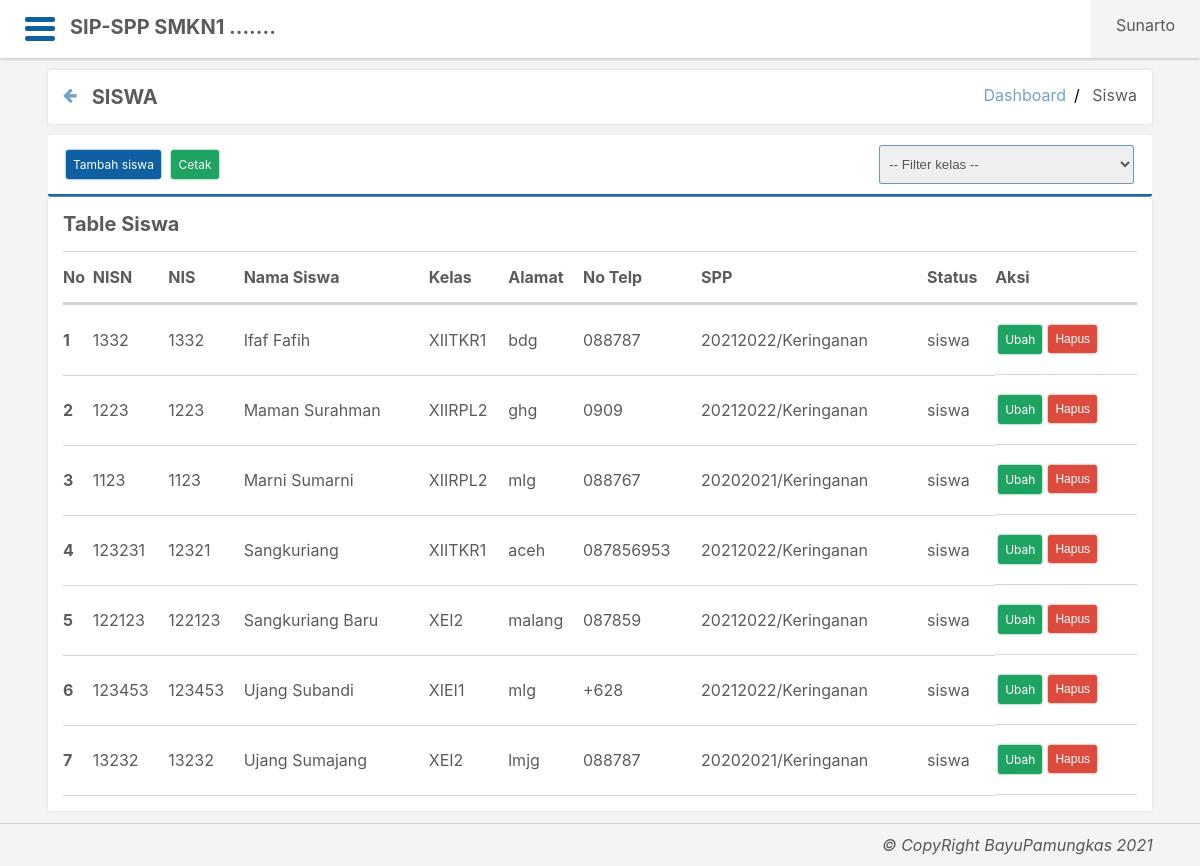
The page /siswa/datasiswa.php (signed in) on the database its author committed.
### tables this page shows
CREATE TABLE `tb_siswa` (
  `nisn` char(10) NOT NULL,
  `nis` char(8) NOT NULL,
  `nama_siswa` varchar(35) NOT NULL,
  `id_kelas` int(11) NOT NULL,
  `alamat` text NOT NULL,
  `no_telp` varchar(13) NOT NULL,
  `id_spp` int(11) NOT NULL,
  `status_siswa` varchar(15) NOT NULL
);

CREATE TABLE `tb_kelas` (
  `id_kelas` int(11) NOT NULL,
  `nama_kelas` varchar(10) NOT NULL,
  `kompetensi_keahlian` varchar(50) NOT NULL
);

CREATE TABLE `tb_spp` (
  `id_spp` int(11) NOT NULL,
  `tahun` int(11) NOT NULL,
  `nominal` int(11) NOT NULL,
  `keterangan` varchar(35) NOT NULL
);

### function/Siswa.php (called while the page is built, shortened)
<?php
class Siswa
{
    public function __construct()
    {
        global $koneksi;
        $auth = new Auth();
        $this->db = $koneksi;
    }
    public function ambil($limit = null)
    {
        if (isset($limit)) {
            $siswa = $this->db->query("SELECT * FROM tb_siswa ORDER BY id_kelas DESC LIMIT $limit");
        } else {
            $siswa = $this->db->query("SELECT * FROM tb_siswa
            JOIN tb_kelas ON tb_kelas.id_kelas = tb_siswa.id_kelas
            JOIN tb_spp ON tb_spp.id_spp = tb_siswa.id_spp
            ORDER BY nama_siswa ASC");
        }
        $datasiswa = [];
        while ($s = $siswa->fetch_assoc()) {
            $datasiswa[] = $s;
        }
        return $datasiswa;
    }
}

### function/Auth.php (called while the page is built, shortened)
<?php
class Auth
{
    public function ceklogin()
    {
        if (!isset($_SESSION['level'])) {
            header('location:' . url . 'masuk.php');
        } else {
            return true;
        }
    }
}

### public/siswa/datasiswa.php (the view, shortened to what this page needs)
<?php
$siswa = new Siswa();
$datasiswa = $siswa->ambil();
include '../template/header.php';
?>
<div class="container">
    <div class="row bg-p b-sd" style="padding: 15px;">
        <div class="tbl-back" style="margin-right:15px; color: #0f5ea395">
            <a style="cursor:pointer" onclick="window.history.back()">
                <i class="fa fa-arrow-left"></i>
            </a>
        </div>
        <div class="col">
            <h3 style="">SISWA</h3>
        </div>
        <div class="col">
            <ul class="breadcrumb">
                <li><a href="<?= url ?>">Dashboard</a></li>
                <li>Siswa</li>
            </ul>
        </div>
    </div>
    <div class="row bg-p" style="margin-top: 1%;">
        <div class=" col-1" style="border-bottom: 3px solid #0f5fa3 ; padding: 5px 15px">
            <div class="row" style="justify-content: space-between">
                <div class="col-2">
                    <?php if ($_SESSION['level'] == 'admin') : ?>
                        <a href="<?= url ?>siswa/tambahsiswa.php" class="tbl tbl-b">Tambah siswa</a>
                        <a id="tbl-cetak-siswa" href="<?= url ?>siswa/cetaksiswa.php" class="tbl tbl-h">Cetak</a>
                    <?php endif; ?>
                </div>
                <div class="col-3">
                    <form action="" method="get">
                        <div class="form-grup">
                            <select id="cari" type="text" name="" id="" class="form-kontrol" placeholder="Cari berdasarkan kelas" style="margin:5px 0 5px 0">
                                <option value="0">-- Filter kelas --</option>
                            </select>
                        </div>
                    </form>
                </div>
            </div>
        </div>
        <div class="col b-sd" style="padding: 15px">
            <h3 style="margin-bottom: 15px">Table Siswa</h3>
            <table id="data-tbl">
                <thead>
                    <tr>
                        <td>No</td>
                        <td>NISN</td>
                        <td>NIS</td>
                        <td>Nama Siswa</td>
                        <td>Kelas</td>
                        <td>Alamat</td>
                        <td>No Telp</td>
                        <td>SPP</td>
                        <td>Status</td>
                        <?php if ($_SESSION['level'] == 'admin') : ?>
                            <td>Aksi</td>
                        <?php endif; ?>
                    </tr>
                </thead>
                <tbody>
                    <?php foreach ($datasiswa as $key => $value) : ?>
                        <tr>
                            <td><?= $key + 1 ?></td>
                            <td><?= $value['nisn'] ?></td>
                            <td><?= $value['nis'] ?></td>
                            <td><?= $value['nama_siswa'] ?></td>
                            <td><?= $value['nama_kelas'] ?></td>
                            <td><?= $value['alamat'] ?></td>
                            <td><?= $value['no_telp'] ?></td>
                            <td><?= $value['tahun'] . '/' . $value['keterangan'] ?></td>
                            <td><?= $value['status_siswa'] ?></td>
                            <?php if ($_SESSION['level'] == 'admin') : ?>
                                <td>
                                    <a class="tbl tbl-h" href="<?= url ?>siswa/ubahsiswa.php?nisn=<?= $value['nisn'] ?>">Ubah</a>
                                    <form action="" method="post">
                                        <button class="tbl tbl-m" type="submit" name="submit" value="hapus" onclick="konfirmasi(event, 'Anda yakin ingin menghapus data '+<?= $value['nama_siswa'] ?>)">Hapus</button>
                                    </form>
                                </td>
                            <?php endif; ?>
                        </tr>
                    <?php endforeach; ?>
                </tbody>
            </table>
        </div>
    </div>
</div>
<?php include '../template/footer.php'; ?>

### public/assets/custom.style.css (style rules this page uses)
* { margin: 0; padding: 0; }
body { background-color: #f4f4f4; color: rgba(0, 0, 0, 0.645); font-family: -apple-system, BlinkMacSystemFont, "Segoe UI", Roboto, Oxygen, Ubuntu, Cantarell, "Open Sans", "Helvetica Neue", sans-serif; }
a { text-decoration: none; }
.container { margin: 0 3%; padding: 1%; }
.b-sd { box-shadow: 0 0 3px #d3d3d3; }
.row { display: flex; flex-wrap: wrap; border-radius: 3px; }
.col { width: 100%; flex-basis: 0; flex: 1; border-radius: 3px; }
.col-1 { width: 100%; border-radius: 3px; }
.col-3 { width: 24%; border-radius: 3px; }
.col-2 { width: 48%; border-radius: 3px; }
.bg-p { background-color: white; }
h3 { font-size: 20px; font-weight: bold; }
table { width: 100%; border-collapse: collapse; }
table thead tr { font-weight: bold; }
thead tr td { padding: 15px 0; border-bottom: 3px solid #d3d3d3; border-top: 1px solid #d3d3d3; }
tbody tr td { border-bottom: 1px solid #d3d3d3; padding: 10px 0; }
tbody tr td:first-child { font-weight: bold; }
tbody tr td:last-child { display: flex; }
.tbl { border: none; padding: 7px; font-size: 12px; color: white; border-radius: 3px; margin: 10px 3px; }
.tbl.tbl-b { display: inline-flex; background-color: #0f5fa3; box-shadow: 0 0 2px #0f5fa3; }
.tbl.tbl-h { display: inline-flex; background-color: #1ea362; box-shadow: 0 0 2px #1ea362; }
.tbl.tbl-m { display: inline-flex; background-color: #dd4b3e; box-shadow: 0 0 2px #dd4b3e; }
.form-grup { display: block; }
.form-grup .form-kontrol { border: 1px solid #0f5ea395; display: block; width: 97%; padding: 10px 5px; border-radius: 3px; color: rgba(0, 0, 0, 0.645); transition: all ease 200ms; }
.form-grup select.form-kontrol { border: 1px solid #0f5ea395; display: block; width: 99%; padding: 10px 5px; border-radius: 3px; color: rgba(0, 0, 0, 0.645); transition: all ease 200ms; }
ul.breadcrumb { display: flex; float: right; }
.breadcrumb li { display: inline; }
ul.breadcrumb li + li:before { padding: 8px; color: black; content: "/\00a0"; }
ul.breadcrumb li a { color: #0f5ea395; text-decoration: none; }

### rows shown on the page
tb_siswa: nisn "1332", nis "1332", nama_siswa "Ifaf Fafih", id_kelas.nama_kelas "XIITKR1", alamat "bdg", no_telp "088787", id_spp.tahun "20212022", id_spp.keterangan "Keringanan", status_siswa "siswa"
tb_siswa: nisn "1223", nis "1223", nama_siswa "Maman Surahman", id_kelas.nama_kelas "XIIRPL2", alamat "ghg", no_telp "0909", id_spp.tahun "20212022", id_spp.keterangan "Keringanan", status_siswa "siswa"
tb_siswa: nisn "1123", nis "1123", nama_siswa "Marni Sumarni", id_kelas.nama_kelas "XIIRPL2", alamat "mlg", no_telp "088767", id_spp.tahun "20202021", id_spp.keterangan "Keringanan", status_siswa "siswa"
tb_siswa: nisn "123231", nis "12321", nama_siswa "Sangkuriang", id_kelas.nama_kelas "XIITKR1", alamat "aceh", no_telp "087856953", id_spp.tahun "20212022", id_spp.keterangan "Keringanan", status_siswa "siswa"
tb_siswa: nisn "122123", nis "122123", nama_siswa "Sangkuriang Baru", id_kelas.nama_kelas "XEI2", alamat "malang", no_telp "087859", id_spp.tahun "20212022", id_spp.keterangan "Keringanan", status_siswa "siswa"
tb_siswa: nisn "123453", nis "123453", nama_siswa "Ujang Subandi", id_kelas.nama_kelas "XIEI1", alamat "mlg", no_telp "+628", id_spp.tahun "20212022", id_spp.keterangan "Keringanan", status_siswa "siswa"
tb_siswa: nisn "13232", nis "13232", nama_siswa "Ujang Sumajang", id_kelas.nama_kelas "XEI2", alamat "lmjg", no_telp "088787", id_spp.tahun "20202021", id_spp.keterangan "Keringanan", status_siswa "siswa"

### other values the page prints
$_SESSION['nama'] "Sunarto"
author "BayuPamungkas"
